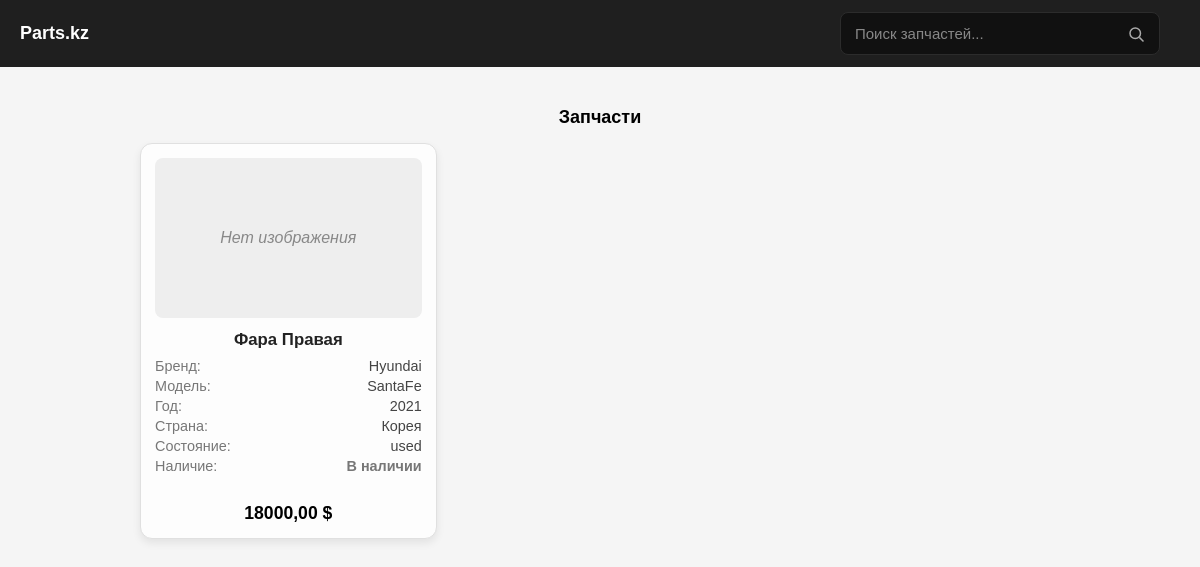
The app's page /home/?brand=hyundai&model=santafe&part_type=fara-pravaia&year=2021 with its own data.
### parts/models.py (models this page shows, shortened)
class Part(models.Model):
    part_type = models.ForeignKey(PartType, on_delete=models.CASCADE, related_name='parttype')
    part_number = models.CharField(max_length=100, default='nothing')
    brand = models.ForeignKey(PartBrand, on_delete=models.CASCADE, null=True, related_name='part_brand')
    year = models.IntegerField()
    price = models.DecimalField(max_digits=10, decimal_places=2)
    car_series = models.ForeignKey(PartSeries, on_delete=models.CASCADE, null=True, related_name='parts_by_series')
    availability = models.BooleanField(default=True)
    image = models.ImageField(null=True)
    condition = models.CharField(
        max_length=10,
        choices=[
            ('used', 'Б/у'),
            ('new', 'Новая'),
        ],
        default='new')
    made_in = models.ForeignKey(PartPlace, on_delete=models.CASCADE, related_name='part_place', null=True)
    slug = models.SlugField(blank=True, null=True)

class PartType(models.Model):
    name = models.CharField(max_length=100)
    slug = models.SlugField(unique=True, blank=True, null=True)

class PartBrand(models.Model):
    name = models.CharField(max_length=100, unique=True)
    slug = models.SlugField(unique=True, blank=True, null=True)
    picture = models.ImageField(upload_to='logo_cars',null=True)

class PartSeries(models.Model):
    brand = models.ForeignKey(PartBrand, on_delete=models.CASCADE, null=True)
    slug = models.SlugField(unique=True, blank=True, null=True)
    name = models.CharField(max_length=100)

class PartPlace(models.Model):
    name = models.CharField(max_length=100, unique=True)
    def __str__(self):
        return self.name

### parts/views.py (the view, shortened to what this page needs)
# urls.py: path('home/', views.home_page, name='home'),
def home_page(request):
    brand = request.GET.get("brand")
    model = request.GET.get("model")
    part_type = request.GET.get('part_type')
    year = request.GET.get("year")
    context = {}
    if not brand:
        context["brands"] = PartBrand.objects.all()
    elif brand and not model:
        context["models"] = PartSeries.objects.filter(brand__slug=brand)
    elif brand and model and not part_type:
        context["part_types"] = (
            Part.objects
            .filter(brand__slug=brand, car_series__slug=model)
            .values_list("part_type__slug", "part_type__name").distinct()
        )
    else:
        context["parts"] = Part.objects.filter(
            brand__slug=brand,
            car_series__slug=model,
            part_type__slug=part_type,
            year=year
        )
    return render(request, "part_templates/home_page.html", context)

### Templates/part_templates/home_page.html (shortened to what this page needs)
{% extends 'base.html' %}
{% load static %}
{% block css %}
<link rel="stylesheet" href="{% static 'part/home.css' %}">
{% endblock %}
{% block content %}
<div class="container">
    {% if parts %}
    <div class="section">
        <h2>Запчасти</h2>
        <div class="grid">
            {% for part in parts %}
            <div class="card part-card">
                {% if part.image %}
                    <img src="{{ part.image.url }}" alt="part image" class="part-img">
                {% else %}
                    <div class="part-placeholder">Нет изображения</div>
                {% endif %}
                <div class="part-info">
                    <h3 class="part-title">{{ part.part_type.name }}</h3>
                    <ul class="part-meta">
                        <li><span>Бренд:</span> {{ part.brand.name }}</li>
                        <li><span>Модель:</span> {{ part.car_series.name }}</li>
                        <li><span>Год:</span> {{ part.year }}</li>
                        <li><span>Страна:</span> {{ part.made_in }}</li>
                        <li><span>Состояние:</span> {{ part.condition }}</li>
                        <li>
                            <span>Наличие:</span>
                            {% if part.availability %}
                                <span class="availab">В наличии</span>
                            {% else %}
                                <span class="not-availab">Нет</span>
                            {% endif %}
                        </li>
                    </ul>
                    <div class="price">{{ part.price }} $</div>
                </div>
            </div>
            {% empty %}
            <p>Запчастей не найдено</p>
            {% endfor %}
        </div>
    </div>
    {% endif %}
</div>
{% endblock %}

### static/part/header.css (style rules this page uses)
* { box-sizing: border-box; margin: 0; padding: 0; font-family: Arial, sans-serif; }
body { background: #f5f5f5; }
.container { padding: 20px; max-width: 1000px; margin: auto; }
.card { background: #ddd; height: 90px; border-radius: 15px; margin-bottom: 15px; }

### static/part/home.css (style rules this page uses)
.section { margin-bottom: 30px; }
h2 { text-align: center; }
.section h2 { margin-bottom: 15px; font-size: 18px; }
.grid { display: grid; grid-template-columns: repeat(auto-fill, minmax(220px, 1fr)); gap: 15px; }
.card { background: #ddd; border-radius: 15px; padding: 15px; text-align: center; cursor: pointer; transition: 0.2s; }
.price { margin-top: 8px; font-weight: bold; }
.part-card { background:#fdfdfd; border:1px solid #e0e0e0; border-radius:12px; padding:14px; box-shadow:0 4px 8px rgba(0,0,0,0.08); display:flex; flex-direction:column; transition:transform .18s ease; height:100%; }
.part-img, .part-placeholder { width:100%; height:160px; object-fit:cover; border-radius:8px; margin-bottom:12px; flex-shrink:0; }
.part-placeholder { background:#eee; color:#888; display:flex; align-items:center; justify-content:center; font-style:italic; }
.part-info { display:flex; flex-direction:column; flex:1; }
.part-title { font-size:1.05rem; margin:0 0 8px; color:#222; line-height:1.2; }
.part-meta { list-style:none; padding:0; margin:0 0 10px; font-size:0.9rem; color:#444; }
.part-meta li { display:flex; justify-content:space-between; margin-bottom:4px; }
.part-meta span { color:#777; }
.availab { color:#1b8f3c; font-weight:600; }
.price { margin-top:auto; font-size:1.1rem; font-weight:bold; color:#000; }

### records on screen
Part: shows "Нет изображения", part_type.name "Фара Правая", brand.name "Hyundai", car_series.name "SantaFe", year "2021", made_in "Корея", condition "used", availability "В наличии", price "18000,00"
